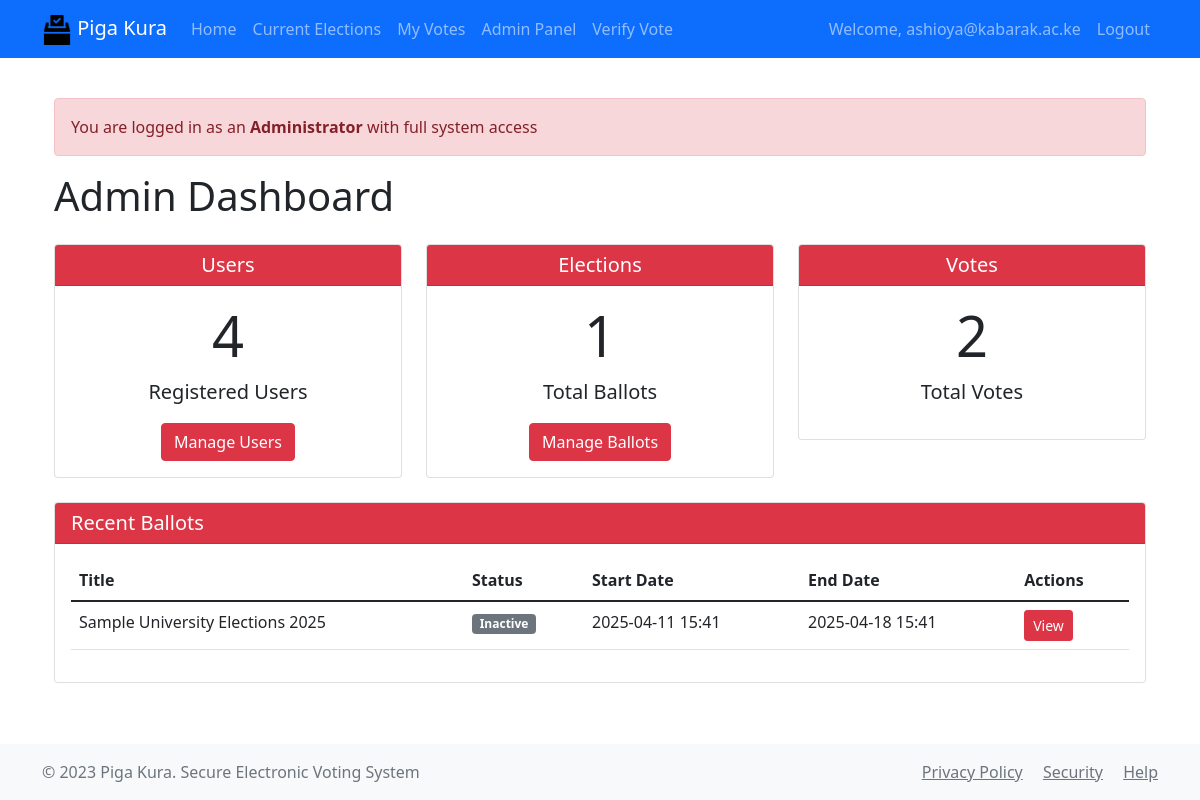
The app's page /admin/dashboard (signed in), older data.
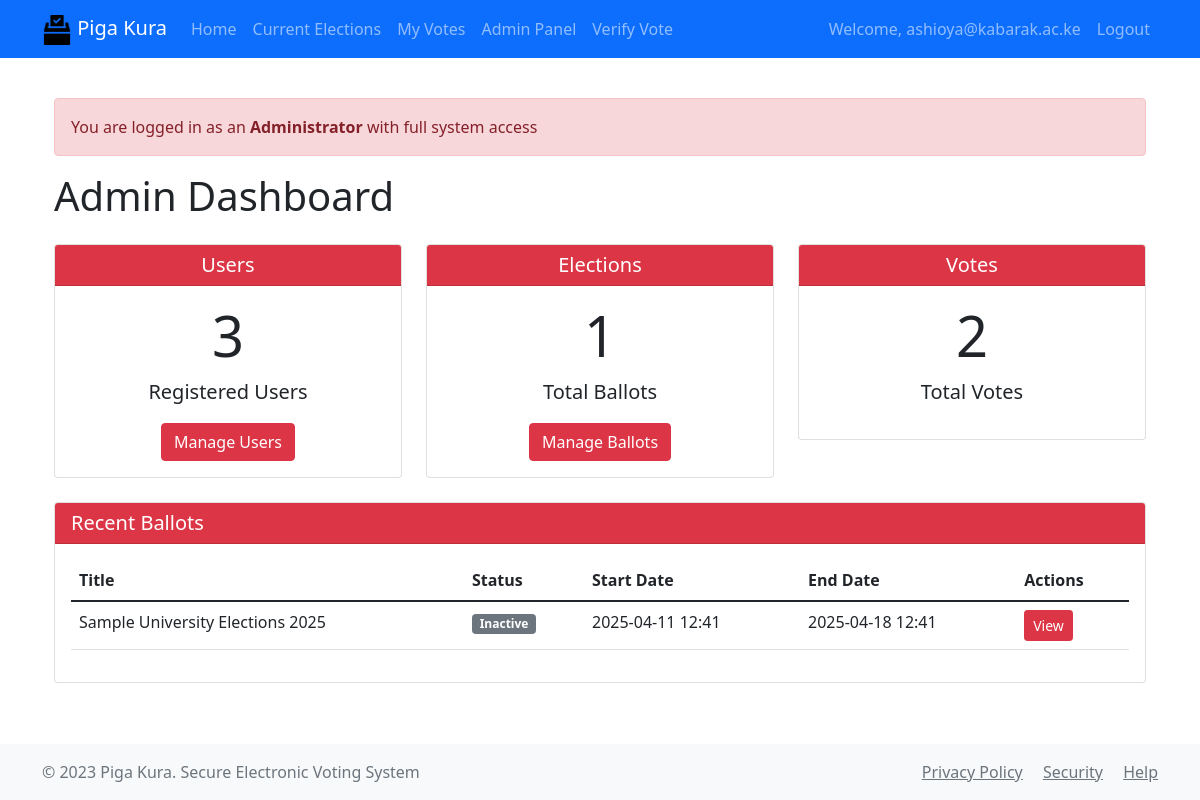
The same page, newer data.
### app/models/ballot.py (models this page shows, shortened)
class Ballot(db.Model):
    id = db.Column(db.Integer, primary_key=True)
    title = db.Column(db.String(200), nullable=False)
    description = db.Column(db.Text)
    start_date = db.Column(db.DateTime, nullable=False)
    end_date = db.Column(db.DateTime, nullable=False)
    is_active = db.Column(db.Boolean, default=True)
    created_at = db.Column(db.DateTime, default=datetime.utcnow)
    candidates = db.relationship('Candidate', backref='ballot', lazy=True)
    votes = db.relationship('Vote', backref='ballot', lazy=True)
    ballot_type = db.Column(db.String(50), nullable=False)  # national, county, special
    verification_key = db.Column(db.String(64), unique=True)
    min_voters = db.Column(db.Integer, default=0)
    max_voters = db.Column(db.Integer)
    requires_verification = db.Column(db.Boolean, default=True)
    verification_method = db.Column(db.String(50))  # id, biometric, token
    audit_trail = db.relationship('AuditLog', backref='ballot', lazy=True)
    @property
    def is_ongoing(self):
        now = datetime.utcnow()
        return self.start_date <= now <= self.end_date and self.is_active

### app/routes/admin.py (the view)
@admin_bp.route('/dashboard')
@login_required
@admin_required
def dashboard():
    ballots = Ballot.query.order_by(Ballot.created_at.desc()).all()
    user_count = User.query.count()
    vote_count = Vote.query.count()
    return render_template('admin/dashboard.html',
                          ballots=ballots,
                          user_count=user_count,
                          vote_count=vote_count)

### app/routes/admin.py (called while the page is built)
def admin_required(f):
    @wraps(f)
    def decorated_function(*args, **kwargs):
        if not current_user.is_authenticated or not current_user.is_admin:
            flash('Admin privileges required', 'danger')
            return redirect(url_for('main.index'))
        return f(*args, **kwargs)
    return decorated_function

### app/templates/admin/dashboard.html (shortened to what this page needs)
{% extends "base.html" %}
{% block content %}
<div class="container">
    <div class="alert alert-danger">
         You are logged in as an <strong>Administrator</strong> with full system access
    </div>
    <h1 class="mb-4">Admin Dashboard</h1>
    <div class="row">
        <div class="col-md-4 mb-4">
            <div class="card text-center">
                <div class="card-header bg-danger text-white">
                    <h5 class="mb-0">Users</h5>
                </div>
                <div class="card-body">
                    <h2 class="display-4">{{ user_count }}</h2>
                    <p class="lead">Registered Users</p>
                    <a href="{{ url_for('admin.users') }}" class="btn btn-danger">Manage Users</a>
                </div>
            </div>
        </div>
        <div class="col-md-4 mb-4">
            <div class="card text-center">
                <div class="card-header bg-danger text-white">
                    <h5 class="mb-0">Elections</h5>
                </div>
                <div class="card-body">
                    <h2 class="display-4">{{ ballots|length }}</h2>
                    <p class="lead">Total Ballots</p>
                    <a href="{{ url_for('admin.ballots') }}" class="btn btn-danger">Manage Ballots</a>
                </div>
            </div>
        </div>
        <div class="col-md-4 mb-4">
            <div class="card text-center">
                <div class="card-header bg-danger text-white">
                    <h5 class="mb-0">Votes</h5>
                </div>
                <div class="card-body">
                    <h2 class="display-4">{{ vote_count }}</h2>
                    <p class="lead">Total Votes</p>
                </div>
            </div>
        </div>
    </div>
    <div class="card">
        <div class="card-header bg-danger text-white">
            <h5 class="mb-0">Recent Ballots</h5>
        </div>
        <div class="card-body">
            {% if ballots %}
            <div class="table-responsive">
                <table class="table">
                    <thead>
                        <tr>
                            <th>Title</th>
                            <th>Status</th>
                            <th>Start Date</th>
                            <th>End Date</th>
                            <th>Actions</th>
                        </tr>
                    </thead>
                    <tbody>
                        {% for ballot in ballots %}
                        <tr>
                            <td>{{ ballot.title }}</td>
                            <td>
                                {% if ballot.is_ongoing %}
                                <span class="badge bg-success">Active</span>
                                {% else %}
                                <span class="badge bg-secondary">Inactive</span>
                                {% endif %}
                            </td>
                            <td>{{ ballot.start_date.strftime('%Y-%m-%d %H:%M') }}</td>
                            <td>{{ ballot.end_date.strftime('%Y-%m-%d %H:%M') }}</td>
                            <td>
                                <a href="#" class="btn btn-sm btn-danger">View</a>
                            </td>
                        </tr>
                        {% endfor %}
                    </tbody>
                </table>
            </div>
            {% else %}
            <p>No ballots created yet.</p>
            {% endif %}
        </div>
    </div>
</div>
{% endblock %}

Row changes from the older to the newer data that the page shows:
changed Ballot: start_date "2025-04-11 15:41" → "2025-04-11 12:41"; end_date "2025-04-18 15:41" → "2025-04-18 12:41"
Text that changed along with them:
{{ user_count }}: "4" → "3"
